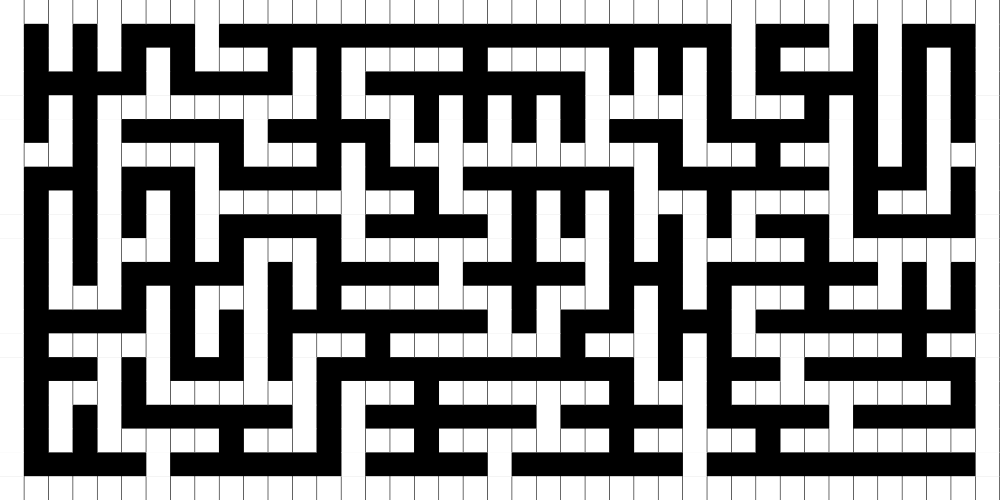
Frame 1 (no input)
Frame 60 (the mouse pressed at the canvas centre just before this capture): identical to frame 1, image omitted
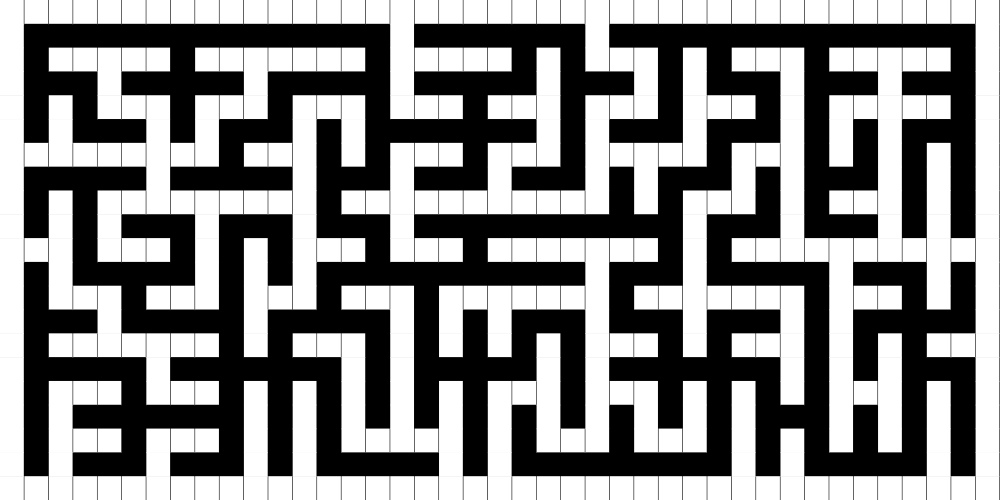
Frame 120 (the mouse held since frame 60 and released just before this capture)

The Processing sketch that drew these frames (run headless with seeded random() and noise(); from frame 60 on, the mouse is pressed at the canvas centre):

// Processing sketch: RandomizedKruskal
// ── RandomizedKruskal.pde
import java.util.HashSet;
import java.util.Arrays;
import java.util.Iterator;

int RES = 10;

void setup(){
  size(1000,500);
  noStroke();
  background(0);
  
  Maze maze = new Maze(RES);
  
  ArrayList<HashSet<int[]>> groups = new ArrayList<>();
  
  for(int r = 0; r < maze.getResR(); r++){
    for(int c = 0; c < maze.getResC(); c++){
      HashSet<int[]> set = new HashSet();
      int[] coor = {r, c};
      set.add(coor);
      groups.add(set);
    }
  }
    
  while(groups.size() != 1){
    
    for(int i = 0; i < groups.size(); i++){
      // choose valid
      ArrayList<int[]> validMoves = new ArrayList<>();
      Iterator iterator = groups.get(i).iterator();
      int place = (int)random(-1, groups.get(i).size()-1);
      for(int ii = 0; ii < place; ii++){
        iterator.next();
      }
      int[] curr = (int[])iterator.next();
      if(curr[0]-1 >= 0){
        int[] move = {curr[0]-1, curr[1]};
        validMoves.add(move);
      }
      if(curr[0]+1 < maze.getResR()){
        int[] move = {curr[0]+1, curr[1]};
        validMoves.add(move);
      }
      if(curr[1]-1 >= 0){
        int[] move = {curr[0], curr[1]-1};
        validMoves.add(move);
      }
      if(curr[1]+1 < maze.getResC()){
        int[] move = {curr[0], curr[1]+1};
        validMoves.add(move);
      }
      
      for(int j = 0; j < validMoves.size(); j++){
        boolean found = false;
        for(int[] g : groups.get(i)){
          if(g[0] == validMoves.get(j)[0] && g[1] == validMoves.get(j)[1]){
            found = true;
            break;
          }
        }
        if(found){
          validMoves.remove(j);
          j--;
        }
      }
      
      // connect
      if(validMoves.size() > 0){
        int[] choiceMove = validMoves.get((int)(random(0, validMoves.size())));
        maze.connect(curr, choiceMove);
      
        // merge choiceMove and curr
        for(int j = 0; j < groups.size(); j++){
          boolean found = false;
          for(int[] g : groups.get(j)){
            if(g[0] == choiceMove[0] && g[1] == choiceMove[1]){
              found = true;
              break;
            }
          }
          if(found){
            //groups.get(i).addAll(groups.get(j));
            for(int[] g : groups.get(j)){
              groups.get(i).add(g);
            }
            groups.remove(j);
            break;
          }
        }
      }
      
    }
    
  }
  
  maze.printMaze();
  maze.drawMaze();
}

void draw(){
  if(mousePressed) setup();
}

// ── Maze.pde

class Maze {
  
  private int[][] maze;
  private int rows, columns;
  
  public Maze(int rows){
    this.rows = rows;
    this.columns = (int)(rows * width / height);
    maze = new int[2 * rows + 1][2 * columns + 1];
    for(int r = 0; r < maze.length; r += 2){
      for(int c = 0; c < maze[0].length; c++){
        maze[r][c] = 1;
      }
    }
    for(int c = 0; c < maze[0].length; c += 2){
      for(int r = 0; r < maze.length; r++){
        maze[r][c] = 1;
      }
    }
  }
  
  int getResR(){
    return rows;
  }
  
  int getResC(){
    return columns;
  }
  
  boolean connect(int[] coor1, int[] coor2){
    int[] copy1 = {coor1[0] * 2 + 1, coor1[1] * 2 + 1};
    int[] copy2 = {coor2[0] * 2 + 1, coor2[1] * 2 + 1};
    if(copy1[0]-2 == copy2[0] && copy1[1] == copy2[1]){
      setCellAt(copy1[0]-1, copy1[1], 0);
      return true;
    }
    if(copy1[0]+2 == copy2[0] && copy1[1] == copy2[1]){
      setCellAt(copy1[0]+1, copy1[1], 0);
      return true;
    }
    if(copy1[1]-2 == copy2[1] && copy1[0] == copy2[0]){
      setCellAt(copy1[0], copy1[1]-1, 0);
      return true;
    }
    if(copy1[1]+2 == copy2[1] && copy1[0] == copy2[0]){
      setCellAt(copy1[0], copy1[1]+1, 0);
      return true;
    }
    return false;
  }
  
  int getRowCount(){
    return maze.length;
  }
  
  int getColumnCount(){
    return maze[0].length;
  }
  
  int getCellAt(int r, int c){
    return maze[r][c];
  }
  
  void setCellAt(int r, int c, int val){
    maze[r][c] = val;
  }
  
  void printMaze(){
    for(int r = 0; r < maze.length; r++){
      for(int c = 0; c < maze[0].length; c++){
        print(maze[r][c] + " ");
      }
      println();
    }
    println();
  }
  
  void drawMaze(){
    for(int r = 0; r < getRowCount(); r++){
      for(int c = 0; c < getColumnCount(); c++){
        fill(getCellAt(r,c) * 255);
        rect(c * (float)width / getColumnCount(), r * (float)height / getRowCount(), (float)height / getRowCount(), (float)width / getColumnCount());
      }
    }
  }
}
